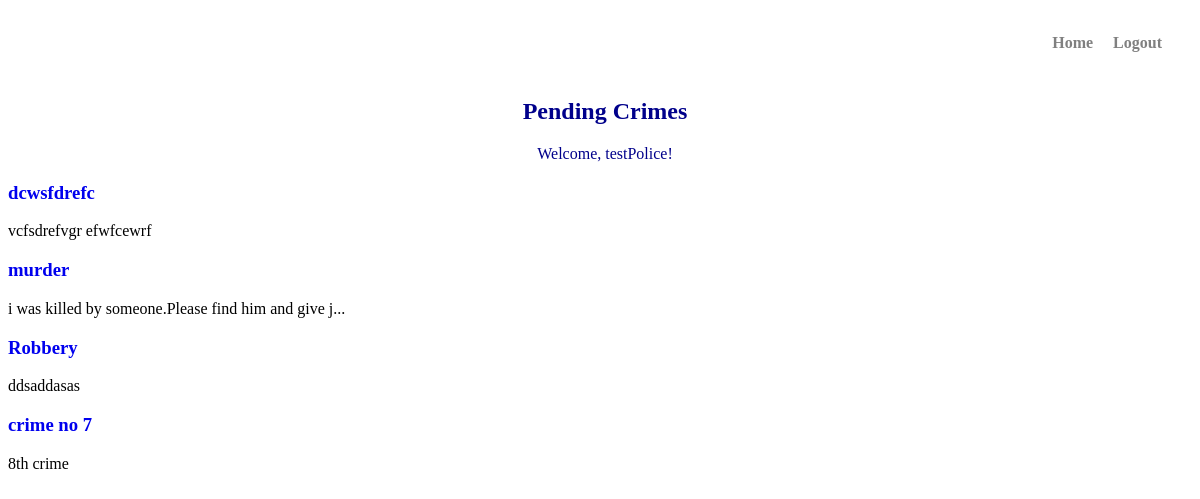
Page /police/selectCrime/ (signed in) on the earlier database version.
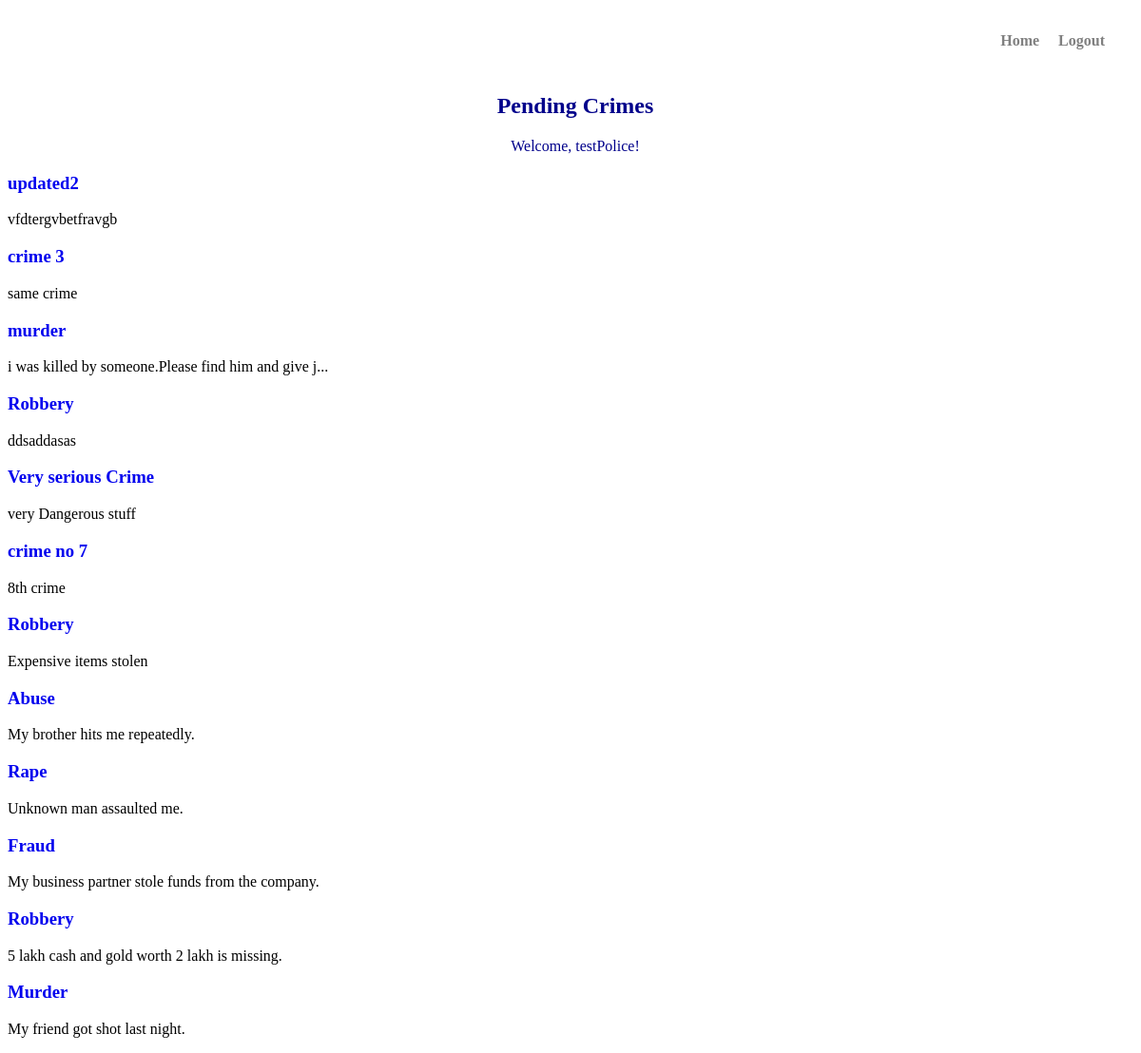
Same page on the later database version.
### civilian/models.py (models this page shows)
class CustomUser(AbstractUser):
    userTypeChoice = [
        ("Civilian", "Civilian"),
        ("Admin", "Admin"),
        ("Police", "Police"),
    ]
    user_type = models.CharField(max_length=15, choices=userTypeChoice)

### police/models.py (models this page shows, shortened)
class Crime(models.Model):
    statusChoice = [
        ("Completed", "Completed"),
        ("Investigating", "Investigating"),
        ("Request Pending", "Request Pending"),
    ]
    crime_type = models.CharField(max_length=50)
    description = models.TextField()
    location = models.CharField(max_length=50)
    station = models.ForeignKey(Station, on_delete=models.CASCADE)
    status = models.CharField(max_length=50, choices=statusChoice)
    submitted_by = models.ForeignKey(CivilianModel, on_delete=models.CASCADE)

### police/views.py (the view)
# urls.py: path("selectCrime/", views.view_pending_crimes, name="pendingCrimes"),
@login_required(login_url="policeLogin")
@user_passes_test(is_police, login_url="policeLogin")
def view_pending_crimes(request):
    crimes = Crime.objects.filter(
        Q(status="Request Pending") | Q(status="Investigating")
    )
    return render(request, "police_template/pendingCrimes.html", {"crimes": crimes})

### police/views.py (called while the page is built)
def is_police(user):
    return user.user_type == "Police"

### templates/police_template/pendingCrimes.html (shortened to what this page needs)
{% load static %}
<!DOCTYPE html>
<html lang="en">
<head>
    <link rel="stylesheet" href="{% static 'css/police/pendingcrimes.css' %}">
</head>
<body>
    <nav class="navbar">
        <ul>
            <li><a href="{% url 'policeHome' %}">Home</a></li>
            <li><a href="{% url 'policeLogout' %}">Logout</a></li>
        </ul>
    </nav>
    <div>
        <h2>Pending Crimes</h2>
        <div class="p"><p>Welcome, {{request.user.username}}!</p></div>
        {% for crime in crimes %}
            <h3><a href="{% url 'crime' crime.id %}">{{crime.crime_type}}</a></h3>
            {% if crime.description|length > 50 %}
                <p>{{ crime.description|slice:":50" }}...</p>
            {% else %}
                <p>{{crime.description}}</p>
            {% endif %}
        {% endfor %}
    </div>
</body>
</html>

### static/css/police/pendingcrimes.css (style rules this page uses)
.navbar { padding: 10px; margin-bottom: 20px; display: flex; justify-content: flex-end; }
.navbar ul { list-style-type: none; font-weight: bold; padding: 0; display: flex; }
.navbar li { margin-right: 20px; }
.navbar a { text-decoration: none; color: gray; }
h2,.p { text-align: center; color: darkblue; padding-left: 10px; }
a { text-decoration: none; }

Differences in the rows shown:
no longer on this page (row edited): Crime: crime_type "dcwsfdrefc", description "vcfsdrefvgr efwfcewrf"
now on this page (row edited): Crime: crime_type "updated2", description "vfdtergvbetfravgb"
now on this page (row edited): Crime: crime_type "crime 3", description "same crime"
now on this page (row edited): Crime: crime_type "Very serious Crime", description "very Dangerous stuff"
added Crime: crime_type "Robbery", description "Expensive items stolen"
added Crime: crime_type "Abuse", description "My brother hits me repeatedly."
added Crime: crime_type "Rape", description "Unknown man assaulted me."
added Crime: crime_type "Fraud", description "My business partner stole funds from the company."
added Crime: crime_type "Robbery", description "5 lakh cash and gold worth 2 lakh is missing."
added Crime: crime_type "Murder", description "My friend got shot last night."
